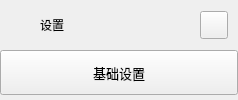
        <widget class="QFrame" name="extraLeftBox">
         <property name="minimumSize">
          <size>
           <width>0</width>
           <height>0</height>
          </size>
         </property>
         <property name="maximumSize">
          <size>
           <width>0</width>
           <height>16777215</height>
          </size>
         </property>
         <property name="frameShape">
          <enum>QFrame::NoFrame</enum>
         </property>
         <property name="frameShadow">
          <enum>QFrame::Raised</enum>
         </property>
         <layout class="QVBoxLayout" name="extraColumLayout">
          <property name="spacing">
           <number>0</number>
          </property>
          <property name="leftMargin">
           <number>0</number>
          </property>
          <property name="topMargin">
           <number>0</number>
          </property>
          <property name="rightMargin">
           <number>0</number>
          </property>
          <property name="bottomMargin">
           <number>0</number>
          </property>
          <item>
           <widget class="QFrame" name="extraTopBg">
            <property name="minimumSize">
             <size>
              <width>0</width>
              <height>50</height>
             </size>
            </property>
            <property name="maximumSize">
             <size>
              <width>16777215</width>
              <height>50</height>
             </size>
            </property>
            <property name="frameShape">
             <enum>QFrame::NoFrame</enum>
            </property>
            <property name="frameShadow">
             <enum>QFrame::Raised</enum>
            </property>
            <layout class="QVBoxLayout" name="verticalLayout_5">
             <property name="spacing">
              <number>0</number>
             </property>
             <property name="leftMargin">
              <number>0</number>
             </property>
             <property name="topMargin">
              <number>0</number>
             </property>
             <property name="rightMargin">
              <number>0</number>
             </property>
             <property name="bottomMargin">
              <number>0</number>
             </property>
             <item>
              <layout class="QGridLayout" name="extraTopLayout">
               <property name="leftMargin">
                <number>10</number>
               </property>
               <property name="rightMargin">
                <number>10</number>
               </property>
               <property name="horizontalSpacing">
                <number>10</number>
               </property>
               <property name="verticalSpacing">
                <number>0</number>
               </property>
               <item row="0" column="0">
                <widget class="QFrame" name="extraIcon">
                 <property name="minimumSize">
                  <size>
                   <width>20</width>
                   <height>0</height>
                  </size>
                 </property>
                 <property name="maximumSize">
                  <size>
                   <width>20</width>
                   <height>20</height>
                  </size>
                 </property>
                 <property name="frameShape">
                  <enum>QFrame::NoFrame</enum>
                 </property>
                 <property name="frameShadow">
                  <enum>QFrame::Raised</enum>
                 </property>
                </widget>
               </item>
               <item row="0" column="1">
                <widget class="QLabel" name="extraLabel">
                 <property name="minimumSize">
                  <size>
                   <width>150</width>
                   <height>0</height>
                  </size>
                 </property>
                 <property name="text">
                  <string>设置</string>
                 </property>
                </widget>
               </item>
               <item row="0" column="2">
                <widget class="QPushButton" name="extraCloseColumnBtn">
                 <property name="minimumSize">
                  <size>
                   <width>28</width>
                   <height>28</height>
                  </size>
                 </property>
                 <property name="maximumSize">
                  <size>
                   <width>28</width>
                   <height>28</height>
                  </size>
                 </property>
                 <property name="cursor">
                  <cursorShape>PointingHandCursor</cursorShape>
                 </property>
                 <property name="toolTip">
                  <string>Close left box</string>
                 </property>
                 <property name="text">
                  <string/>
                 </property>
                 <property name="icon">
                  <iconset resource="resources.qrc">
                   <normaloff>:/res/images/icons/icon_close.png</normaloff>:/res/images/icons/icon_close.png</iconset>
                 </property>
                 <property name="iconSize">
                  <size>
                   <width>20</width>
                   <height>20</height>
                  </size>
                 </property>
                </widget>
               </item>
              </layout>
             </item>
            </layout>
           </widget>
          </item>
          <item>
           <widget class="QFrame" name="extraContent">
            <property name="frameShape">
             <enum>QFrame::NoFrame</enum>
            </property>
            <property name="frameShadow">
             <enum>QFrame::Raised</enum>
            </property>
            <layout class="QVBoxLayout" name="verticalLayout_12">
             <property name="spacing">
              <number>0</number>
             </property>
             <property name="leftMargin">
              <number>0</number>
             </property>
             <property name="topMargin">
              <number>0</number>
             </property>
             <property name="rightMargin">
              <number>0</number>
             </property>
             <property name="bottomMargin">
              <number>0</number>
             </property>
             <item alignment="Qt::AlignTop">
              <widget class="QFrame" name="extraTopMenu">
               <property name="frameShape">
                <enum>QFrame::NoFrame</enum>
               </property>
               <property name="frameShadow">
                <enum>QFrame::Raised</enum>
               </property>
               <layout class="QVBoxLayout" name="verticalLayout_11">
                <property name="spacing">
                 <number>0</number>
                </property>
                <property name="leftMargin">
                 <number>0</number>
                </property>
                <property name="topMargin">
                 <number>0</number>
                </property>
                <property name="rightMargin">
                 <number>0</number>
                </property>
                <property name="bottomMargin">
                 <number>0</number>
                </property>
                <item>
                 <widget class="QPushButton" name="btn_base_settings">
                  <property name="sizePolicy">
                   <sizepolicy hsizetype="Expanding" vsizetype="Fixed">
                    <horstretch>0</horstretch>
                    <verstretch>0</verstretch>
                   </sizepolicy>
                  </property>
                  <property name="minimumSize">
                   <size>
                    <width>0</width>
                    <height>45</height>
                   </size>
                  </property>
                  <property name="font">
                   <font>
                    <family>Segoe UI</family>
                    <pointsize>10</pointsize>
                    <italic>false</italic>
                    <bold>false</bold>
                   </font>
                  </property>
                  <property name="cursor">
                   <cursorShape>PointingHandCursor</cursorShape>
                  </property>
                  <property name="layoutDirection">
                   <enum>Qt::LeftToRight</enum>
                  </property>
                  <property name="styleSheet">
                   <string notr="true">background-image: url(:/res/images/icons/cil-layers.png);</string>
                  </property>
                  <property name="text">
                   <string>基础设置</string>
                  </property>
                 </widget>
                </item>
               </layout>
              </widget>
             </item>
             <item>
              <widget class="QFrame" name="extraBottom">
               <property name="frameShape">
                <enum>QFrame::NoFrame</enum>
               </property>
               <property name="frameShadow">
                <enum>QFrame::Raised</enum>
               </property>
              </widget>
             </item>
            </layout>
           </widget>
          </item>
         </layout>
        </widget>
